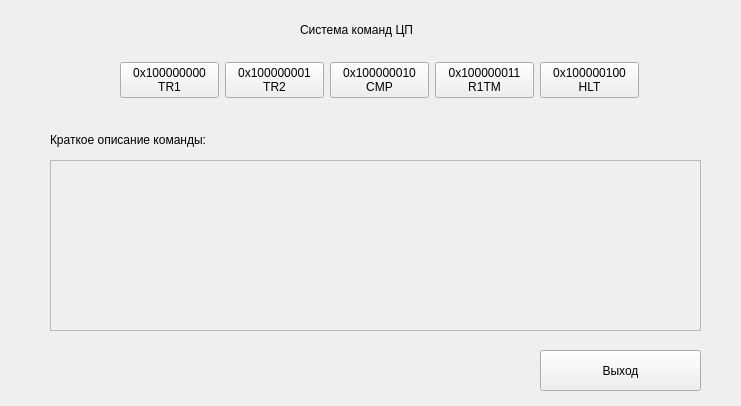
<?xml version="1.0" encoding="UTF-8"?>
<ui version="4.0">
 <class>CommandsWindow</class>
 <widget class="QWidget" name="CommandsWindow">
  <property name="geometry">
   <rect>
    <x>0</x>
    <y>0</y>
    <width>741</width>
    <height>406</height>
   </rect>
  </property>
  <property name="windowTitle">
   <string>Form</string>
  </property>
  <widget class="QPushButton" name="pushButton_6">
   <property name="geometry">
    <rect>
     <x>540</x>
     <y>350</y>
     <width>161</width>
     <height>41</height>
    </rect>
   </property>
   <property name="text">
    <string>Выход</string>
   </property>
  </widget>
  <widget class="QWidget" name="horizontalLayoutWidget">
   <property name="geometry">
    <rect>
     <x>120</x>
     <y>50</y>
     <width>519</width>
     <height>61</height>
    </rect>
   </property>
   <layout class="QHBoxLayout" name="horizontalLayout">
    <property name="sizeConstraint">
     <enum>QLayout::SetDefaultConstraint</enum>
    </property>
    <item>
     <widget class="QPushButton" name="pushButton">
      <property name="autoFillBackground">
       <bool>false</bool>
      </property>
      <property name="text">
       <string>0x100000000
TR1</string>
      </property>
     </widget>
    </item>
    <item>
     <widget class="QPushButton" name="pushButton_2">
      <property name="text">
       <string>0x100000001
TR2</string>
      </property>
     </widget>
    </item>
    <item>
     <widget class="QPushButton" name="pushButton_3">
      <property name="text">
       <string>0x100000010
CMP</string>
      </property>
     </widget>
    </item>
    <item>
     <widget class="QPushButton" name="pushButton_4">
      <property name="text">
       <string>0x100000011
R1TM</string>
      </property>
     </widget>
    </item>
    <item>
     <widget class="QPushButton" name="pushButton_5">
      <property name="text">
       <string>0x100000100
HLT</string>
      </property>
     </widget>
    </item>
   </layout>
  </widget>
  <widget class="QLabel" name="label_2">
   <property name="geometry">
    <rect>
     <x>50</x>
     <y>130</y>
     <width>211</width>
     <height>20</height>
    </rect>
   </property>
   <property name="text">
    <string>Краткое описание команды:</string>
   </property>
  </widget>
  <widget class="QLabel" name="label">
   <property name="geometry">
    <rect>
     <x>300</x>
     <y>20</y>
     <width>140</width>
     <height>20</height>
    </rect>
   </property>
   <property name="text">
    <string>Система команд ЦП</string>
   </property>
  </widget>
  <widget class="QScrollArea" name="scrollArea">
   <property name="geometry">
    <rect>
     <x>50</x>
     <y>160</y>
     <width>651</width>
     <height>171</height>
    </rect>
   </property>
   <property name="widgetResizable">
    <bool>true</bool>
   </property>
   <widget class="QWidget" name="scrollAreaWidgetContents">
    <property name="geometry">
     <rect>
      <x>0</x>
      <y>0</y>
      <width>649</width>
      <height>169</height>
     </rect>
    </property>
   </widget>
  </widget>
 </widget>
 <resources/>
 <connections/>
</ui>
